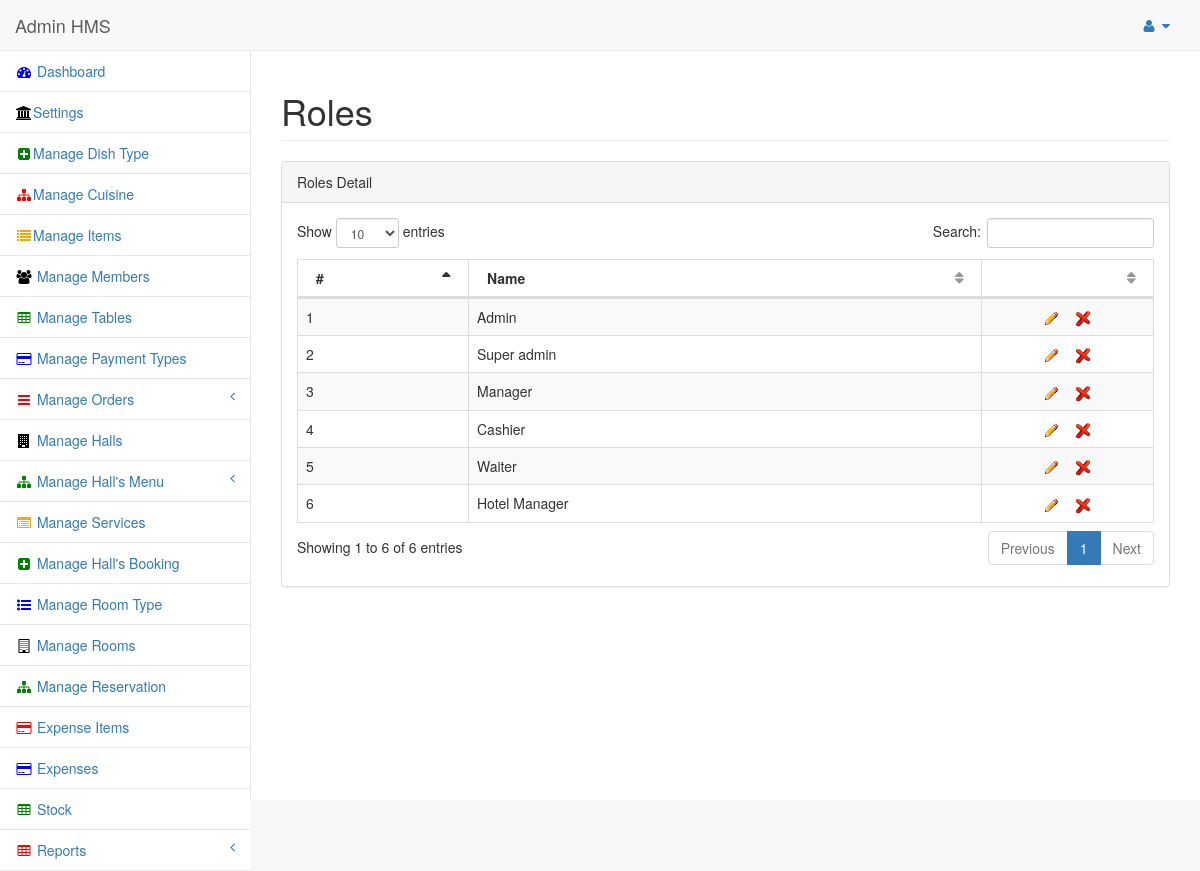
The page /admin/panel/view_roles.php (signed in) on the database its author committed.
### tables this page shows
CREATE TABLE IF NOT EXISTS `roles` (
  `role_id` int(11) NOT NULL AUTO_INCREMENT,
  `role_name` text NOT NULL,
  `role_status` int(11) NOT NULL,
  `cat` int(11) NOT NULL,
  PRIMARY KEY (`role_id`)
);

### admin/panel/view_roles.php (the view, shortened to what this page needs)
<!DOCTYPE html>
<html lang="en">
<head>
    <link href="../bower_components/bootstrap/dist/css/bootstrap.min.css" rel="stylesheet">
    <link href="../bower_components/metisMenu/dist/metisMenu.min.css" rel="stylesheet">
    <link href="../bower_components/datatables-plugins/integration/bootstrap/3/dataTables.bootstrap.css" rel="stylesheet">
    <link href="../bower_components/datatables-responsive/css/dataTables.responsive.css" rel="stylesheet">
    <link href="../dist/css/sb-admin-2.css" rel="stylesheet">
    <link href="../bower_components/font-awesome/css/font-awesome.min.css" rel="stylesheet" type="text/css">
</head>
<body>
    <div id="wrapper">
        <nav class="navbar navbar-default navbar-static-top" role="navigation" style="margin-bottom: 0">
            <div class="navbar-header">
                <a class="navbar-brand" href="index.php"> Admin HMS</a>
            </div>
             <?php include("topbar.php") ?>
		<?php include("sidebar.php"); ?>
        </nav>
        <div id="page-wrapper">
            <div class="row">
                <div class="col-lg-12">
                    <h1 class="page-header">Roles</h1>
                </div>
            </div>
            <div class="row">
                <div class="col-lg-12">
                    <div class="panel panel-default">
                        <div class="panel-heading">
                            Roles Detail
                        </div>
                        <div class="panel-body">
                            <div class="dataTable_wrapper">
                                <table class="table table-striped table-bordered table-hover" id="dataTables-example">
                                    <thead>
                                        <tr>
                                            <th width="20%">#</th>
                                            <th>Name</th>
											<th width="20%"> </th>
                                        </tr>
                                    </thead>
                                    <tbody>
									                 <?php
				$insertSQL = "SELECT * FROM roles where role_status = 0";
				$Result1 = mysql_query($insertSQL, $dbconfig) or die(mysql_error());
				while($row = mysql_fetch_assoc($Result1))
				{
				$role_id 		 = $row["role_id"];
				$role_name		 = $row["role_name"];
						?>
                                        <tr class="odd gradeX">
                                            <td><?php echo $mc = $mc + 1; ?></td>
                                            <td><?php echo $role_name; ?></td>
                                            <td align="center"><a href="add_role.php?role_id=<?php echo $role_id; ?>" title="Edit"> <img src="img/edit.gif" alt="HMS" /></a>
											&nbsp;&nbsp;  <a href="delete_role.php?role_id=<?php echo $role_id; ?>" title="Delete" onclick="return confirm('Are you sure to want to delete ?');"> <img src="img/delete.png" alt="HMS" /></a> </td>
                                        </tr>
				<?php } ?>
                                     </tbody>
                                </table>
                            </div>
                        </div>
                    </div>
                </div>
            </div>
        </div>
    </div>
</body>
</html>

### rows shown on the page
roles: role_name "Admin"
roles: mc "2", role_name "Super admin"
roles: mc "3", role_name "Manager"
roles: mc "4", role_name "Cashier"
roles: mc "5", role_name "Waiter"
roles: mc "6", role_name "Hotel Manager"
